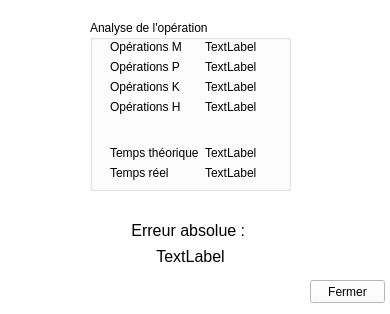
<?xml version="1.0" encoding="UTF-8"?>
<ui version="4.0">
 <class>ExplorerResultsWindow</class>
 <widget class="QMainWindow" name="ExplorerResultsWindow">
  <property name="geometry">
   <rect>
    <x>0</x>
    <y>0</y>
    <width>390</width>
    <height>314</height>
   </rect>
  </property>
  <property name="palette">
   <palette>
    <active>
     <colorrole role="WindowText">
      <brush brushstyle="SolidPattern">
       <color alpha="255">
        <red>0</red>
        <green>0</green>
        <blue>0</blue>
       </color>
      </brush>
     </colorrole>
     <colorrole role="Button">
      <brush brushstyle="SolidPattern">
       <color alpha="255">
        <red>255</red>
        <green>255</green>
        <blue>255</blue>
       </color>
      </brush>
     </colorrole>
     <colorrole role="Light">
      <brush brushstyle="SolidPattern">
       <color alpha="255">
        <red>255</red>
        <green>255</green>
        <blue>255</blue>
       </color>
      </brush>
     </colorrole>
     <colorrole role="Midlight">
      <brush brushstyle="SolidPattern">
       <color alpha="255">
        <red>255</red>
        <green>255</green>
        <blue>255</blue>
       </color>
      </brush>
     </colorrole>
     <colorrole role="Dark">
      <brush brushstyle="SolidPattern">
       <color alpha="255">
        <red>127</red>
        <green>127</green>
        <blue>127</blue>
       </color>
      </brush>
     </colorrole>
     <colorrole role="Mid">
      <brush brushstyle="SolidPattern">
       <color alpha="255">
        <red>170</red>
        <green>170</green>
        <blue>170</blue>
       </color>
      </brush>
     </colorrole>
     <colorrole role="Text">
      <brush brushstyle="SolidPattern">
       <color alpha="255">
        <red>0</red>
        <green>0</green>
        <blue>0</blue>
       </color>
      </brush>
     </colorrole>
     <colorrole role="BrightText">
      <brush brushstyle="SolidPattern">
       <color alpha="255">
        <red>255</red>
        <green>255</green>
        <blue>255</blue>
       </color>
      </brush>
     </colorrole>
     <colorrole role="ButtonText">
      <brush brushstyle="SolidPattern">
       <color alpha="255">
        <red>0</red>
        <green>0</green>
        <blue>0</blue>
       </color>
      </brush>
     </colorrole>
     <colorrole role="Base">
      <brush brushstyle="SolidPattern">
       <color alpha="255">
        <red>255</red>
        <green>255</green>
        <blue>255</blue>
       </color>
      </brush>
     </colorrole>
     <colorrole role="Window">
      <brush brushstyle="SolidPattern">
       <color alpha="255">
        <red>255</red>
        <green>255</green>
        <blue>255</blue>
       </color>
      </brush>
     </colorrole>
     <colorrole role="Shadow">
      <brush brushstyle="SolidPattern">
       <color alpha="255">
        <red>0</red>
        <green>0</green>
        <blue>0</blue>
       </color>
      </brush>
     </colorrole>
     <colorrole role="AlternateBase">
      <brush brushstyle="SolidPattern">
       <color alpha="255">
        <red>255</red>
        <green>255</green>
        <blue>255</blue>
       </color>
      </brush>
     </colorrole>
     <colorrole role="ToolTipBase">
      <brush brushstyle="SolidPattern">
       <color alpha="255">
        <red>255</red>
        <green>255</green>
        <blue>220</blue>
       </color>
      </brush>
     </colorrole>
     <colorrole role="ToolTipText">
      <brush brushstyle="SolidPattern">
       <color alpha="255">
        <red>0</red>
        <green>0</green>
        <blue>0</blue>
       </color>
      </brush>
     </colorrole>
    </active>
    <inactive>
     <colorrole role="WindowText">
      <brush brushstyle="SolidPattern">
       <color alpha="255">
        <red>0</red>
        <green>0</green>
        <blue>0</blue>
       </color>
      </brush>
     </colorrole>
     <colorrole role="Button">
      <brush brushstyle="SolidPattern">
       <color alpha="255">
        <red>255</red>
        <green>255</green>
        <blue>255</blue>
       </color>
      </brush>
     </colorrole>
     <colorrole role="Light">
      <brush brushstyle="SolidPattern">
       <color alpha="255">
        <red>255</red>
        <green>255</green>
        <blue>255</blue>
       </color>
      </brush>
     </colorrole>
     <colorrole role="Midlight">
      <brush brushstyle="SolidPattern">
       <color alpha="255">
        <red>255</red>
        <green>255</green>
        <blue>255</blue>
       </color>
      </brush>
     </colorrole>
     <colorrole role="Dark">
      <brush brushstyle="SolidPattern">
       <color alpha="255">
        <red>127</red>
        <green>127</green>
        <blue>127</blue>
       </color>
      </brush>
     </colorrole>
     <colorrole role="Mid">
      <brush brushstyle="SolidPattern">
       <color alpha="255">
        <red>170</red>
        <green>170</green>
        <blue>170</blue>
       </color>
      </brush>
     </colorrole>
     <colorrole role="Text">
      <brush brushstyle="SolidPattern">
       <color alpha="255">
        <red>0</red>
        <green>0</green>
        <blue>0</blue>
       </color>
      </brush>
     </colorrole>
     <colorrole role="BrightText">
      <brush brushstyle="SolidPattern">
       <color alpha="255">
        <red>255</red>
        <green>255</green>
        <blue>255</blue>
       </color>
      </brush>
     </colorrole>
     <colorrole role="ButtonText">
      <brush brushstyle="SolidPattern">
       <color alpha="255">
        <red>0</red>
        <green>0</green>
        <blue>0</blue>
       </color>
      </brush>
     </colorrole>
     <colorrole role="Base">
      <brush brushstyle="SolidPattern">
       <color alpha="255">
        <red>255</red>
        <green>255</green>
        <blue>255</blue>
       </color>
      </brush>
     </colorrole>
     <colorrole role="Window">
      <brush brushstyle="SolidPattern">
       <color alpha="255">
        <red>255</red>
        <green>255</green>
        <blue>255</blue>
       </color>
      </brush>
     </colorrole>
     <colorrole role="Shadow">
      <brush brushstyle="SolidPattern">
       <color alpha="255">
        <red>0</red>
        <green>0</green>
        <blue>0</blue>
       </color>
      </brush>
     </colorrole>
     <colorrole role="AlternateBase">
      <brush brushstyle="SolidPattern">
       <color alpha="255">
        <red>255</red>
        <green>255</green>
        <blue>255</blue>
       </color>
      </brush>
     </colorrole>
     <colorrole role="ToolTipBase">
      <brush brushstyle="SolidPattern">
       <color alpha="255">
        <red>255</red>
        <green>255</green>
        <blue>220</blue>
       </color>
      </brush>
     </colorrole>
     <colorrole role="ToolTipText">
      <brush brushstyle="SolidPattern">
       <color alpha="255">
        <red>0</red>
        <green>0</green>
        <blue>0</blue>
       </color>
      </brush>
     </colorrole>
    </inactive>
    <disabled>
     <colorrole role="WindowText">
      <brush brushstyle="SolidPattern">
       <color alpha="255">
        <red>127</red>
        <green>127</green>
        <blue>127</blue>
       </color>
      </brush>
     </colorrole>
     <colorrole role="Button">
      <brush brushstyle="SolidPattern">
       <color alpha="255">
        <red>255</red>
        <green>255</green>
        <blue>255</blue>
       </color>
      </brush>
     </colorrole>
     <colorrole role="Light">
      <brush brushstyle="SolidPattern">
       <color alpha="255">
        <red>255</red>
        <green>255</green>
        <blue>255</blue>
       </color>
      </brush>
     </colorrole>
     <colorrole role="Midlight">
      <brush brushstyle="SolidPattern">
       <color alpha="255">
        <red>255</red>
        <green>255</green>
        <blue>255</blue>
       </color>
      </brush>
     </colorrole>
     <colorrole role="Dark">
      <brush brushstyle="SolidPattern">
       <color alpha="255">
        <red>127</red>
        <green>127</green>
        <blue>127</blue>
       </color>
      </brush>
     </colorrole>
     <colorrole role="Mid">
      <brush brushstyle="SolidPattern">
       <color alpha="255">
        <red>170</red>
        <green>170</green>
        <blue>170</blue>
       </color>
      </brush>
     </colorrole>
     <colorrole role="Text">
      <brush brushstyle="SolidPattern">
       <color alpha="255">
        <red>127</red>
        <green>127</green>
        <blue>127</blue>
       </color>
      </brush>
     </colorrole>
     <colorrole role="BrightText">
      <brush brushstyle="SolidPattern">
       <color alpha="255">
        <red>255</red>
        <green>255</green>
        <blue>255</blue>
       </color>
      </brush>
     </colorrole>
     <colorrole role="ButtonText">
      <brush brushstyle="SolidPattern">
       <color alpha="255">
        <red>127</red>
        <green>127</green>
        <blue>127</blue>
       </color>
      </brush>
     </colorrole>
     <colorrole role="Base">
      <brush brushstyle="SolidPattern">
       <color alpha="255">
        <red>255</red>
        <green>255</green>
        <blue>255</blue>
       </color>
      </brush>
     </colorrole>
     <colorrole role="Window">
      <brush brushstyle="SolidPattern">
       <color alpha="255">
        <red>255</red>
        <green>255</green>
        <blue>255</blue>
       </color>
      </brush>
     </colorrole>
     <colorrole role="Shadow">
      <brush brushstyle="SolidPattern">
       <color alpha="255">
        <red>0</red>
        <green>0</green>
        <blue>0</blue>
       </color>
      </brush>
     </colorrole>
     <colorrole role="AlternateBase">
      <brush brushstyle="SolidPattern">
       <color alpha="255">
        <red>255</red>
        <green>255</green>
        <blue>255</blue>
       </color>
      </brush>
     </colorrole>
     <colorrole role="ToolTipBase">
      <brush brushstyle="SolidPattern">
       <color alpha="255">
        <red>255</red>
        <green>255</green>
        <blue>220</blue>
       </color>
      </brush>
     </colorrole>
     <colorrole role="ToolTipText">
      <brush brushstyle="SolidPattern">
       <color alpha="255">
        <red>0</red>
        <green>0</green>
        <blue>0</blue>
       </color>
      </brush>
     </colorrole>
    </disabled>
   </palette>
  </property>
  <property name="windowTitle">
   <string>Résultats - Keystroke</string>
  </property>
  <widget class="QWidget" name="centralwidget">
   <widget class="QPushButton" name="pushButton">
    <property name="geometry">
     <rect>
      <x>310</x>
      <y>280</y>
      <width>75</width>
      <height>23</height>
     </rect>
    </property>
    <property name="text">
     <string>Fermer</string>
    </property>
   </widget>
   <widget class="QGroupBox" name="groupBox">
    <property name="geometry">
     <rect>
      <x>90</x>
      <y>20</y>
      <width>201</width>
      <height>171</height>
     </rect>
    </property>
    <property name="title">
     <string>Analyse de l'opération</string>
    </property>
    <widget class="QWidget" name="formLayoutWidget">
     <property name="geometry">
      <rect>
       <x>20</x>
       <y>20</y>
       <width>160</width>
       <height>141</height>
      </rect>
     </property>
     <layout class="QFormLayout" name="formLayout">
      <item row="0" column="0">
       <widget class="QLabel" name="label_2">
        <property name="text">
         <string>Opérations M</string>
        </property>
       </widget>
      </item>
      <item row="0" column="1">
       <widget class="QLabel" name="Mlab">
        <property name="text">
         <string>TextLabel</string>
        </property>
       </widget>
      </item>
      <item row="1" column="0">
       <widget class="QLabel" name="label_3">
        <property name="text">
         <string>Opérations P</string>
        </property>
       </widget>
      </item>
      <item row="1" column="1">
       <widget class="QLabel" name="Plab">
        <property name="text">
         <string>TextLabel</string>
        </property>
       </widget>
      </item>
      <item row="2" column="0">
       <widget class="QLabel" name="label_4">
        <property name="text">
         <string>Opérations K</string>
        </property>
       </widget>
      </item>
      <item row="2" column="1">
       <widget class="QLabel" name="Klab">
        <property name="text">
         <string>TextLabel</string>
        </property>
       </widget>
      </item>
      <item row="3" column="0">
       <widget class="QLabel" name="label_5">
        <property name="text">
         <string>Opérations H</string>
        </property>
       </widget>
      </item>
      <item row="3" column="1">
       <widget class="QLabel" name="Hlab">
        <property name="text">
         <string>TextLabel</string>
        </property>
       </widget>
      </item>
      <item row="4" column="0" colspan="2">
       <spacer name="horizontalSpacer">
        <property name="orientation">
         <enum>Qt::Horizontal</enum>
        </property>
        <property name="sizeHint" stdset="0">
         <size>
          <width>40</width>
          <height>20</height>
         </size>
        </property>
       </spacer>
      </item>
      <item row="5" column="0">
       <widget class="QLabel" name="label_10">
        <property name="text">
         <string>Temps théorique</string>
        </property>
       </widget>
      </item>
      <item row="5" column="1">
       <widget class="QLabel" name="label_12">
        <property name="text">
         <string>TextLabel</string>
        </property>
       </widget>
      </item>
      <item row="6" column="0">
       <widget class="QLabel" name="label_11">
        <property name="text">
         <string>Temps réel</string>
        </property>
       </widget>
      </item>
      <item row="6" column="1">
       <widget class="QLabel" name="label_13">
        <property name="text">
         <string>TextLabel</string>
        </property>
       </widget>
      </item>
     </layout>
    </widget>
   </widget>
   <widget class="QWidget" name="horizontalLayoutWidget">
    <property name="geometry">
     <rect>
      <x>130</x>
      <y>220</y>
      <width>121</width>
      <height>46</height>
     </rect>
    </property>
    <layout class="QVBoxLayout" name="verticalLayout_2">
     <item>
      <widget class="QLabel" name="label_14">
       <property name="font">
        <font>
         <pointsize>12</pointsize>
        </font>
       </property>
       <property name="text">
        <string>Erreur absolue : </string>
       </property>
       <property name="alignment">
        <set>Qt::AlignCenter</set>
       </property>
      </widget>
     </item>
     <item alignment="Qt::AlignHCenter">
      <widget class="QLabel" name="label_15">
       <property name="font">
        <font>
         <pointsize>12</pointsize>
        </font>
       </property>
       <property name="text">
        <string>TextLabel</string>
       </property>
       <property name="alignment">
        <set>Qt::AlignCenter</set>
       </property>
      </widget>
     </item>
    </layout>
   </widget>
   <zorder>pushButton</zorder>
   <zorder>horizontalLayoutWidget</zorder>
   <zorder>groupBox</zorder>
  </widget>
 </widget>
 <resources/>
 <connections>
  <connection>
   <sender>pushButton</sender>
   <signal>clicked()</signal>
   <receiver>ExplorerResultsWindow</receiver>
   <slot>close()</slot>
   <hints>
    <hint type="sourcelabel">
     <x>369</x>
     <y>332</y>
    </hint>
    <hint type="destinationlabel">
     <x>236</x>
     <y>299</y>
    </hint>
   </hints>
  </connection>
 </connections>
</ui>
